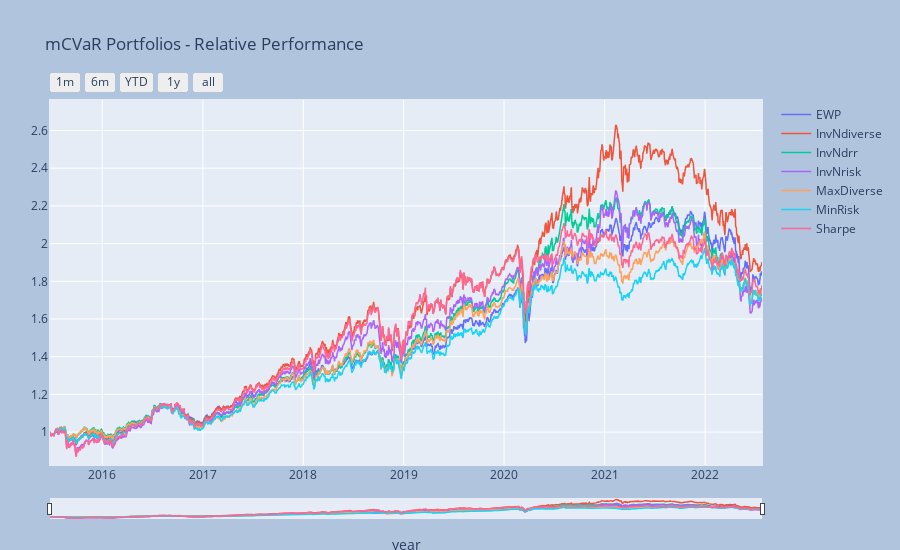

Notebook code for this chart:
### Code cell
pp = az.Port_Simple(port)
pp.set_model()
_ = pp.port_view_all(componly=True, 
     title="mCVaR Portfolios - Relative Performance", 
     xlabel="year", fancy=True)

### Figure 1 — Plotly figure (JSON) as saved in the notebook; plotly's stock layout.template omitted (floating-point values rounded to 4 significant figures; data arrays with more than 128 entries replaced by an {"elided": "..."} marker saying what was removed)
{"data": [{"line": {"width": 1.5}, "name": "EWP", "type": "scatter", "x": {"elided": "1785 str values"}, "y": {"elided": "1785 float values"}}, {"line": {"width": 1.5}, "name": "InvNdiverse", "type": "scatter", "x": {"elided": "1785 str values"}, "y": {"elided": "1785 float values"}}, {"line": {"width": 1.5}, "name": "InvNdrr", "type": "scatter", "x": {"elided": "1785 str values"}, "y": {"elided": "1785 float values"}}, {"line": {"width": 1.5}, "name": "InvNrisk", "type": "scatter", "x": {"elided": "1785 str values"}, "y": {"elided": "1785 float values"}}, {"line": {"width": 1.5}, "name": "MaxDiverse", "type": "scatter", "x": {"elided": "1785 str values"}, "y": {"elided": "1785 float values"}}, {"line": {"width": 1.5}, "name": "MinRisk", "type": "scatter", "x": {"elided": "1785 str values"}, "y": {"elided": "1785 float values"}}, {"line": {"width": 1.5}, "name": "Sharpe", "type": "scatter", "x": {"elided": "1785 str values"}, "y": {"elided": "1785 float values"}}], "layout": {"autosize": false, "height": 550, "margin": {"b": 25, "l": 50, "pad": 1, "r": 50, "t": 100}, "paper_bgcolor": "LightSteelBlue", "title": {"text": "mCVaR Portfolios - Relative Performance"}, "width": 900, "xaxis": {"autorange": false, "fixedrange": false, "range": ["2015-06-25T00:00:00", "2022-07-27T00:00:00"], "rangeselector": {"buttons": [{"count": 1, "label": "1m", "step": "month", "stepmode": "backward"}, {"count": 6, "label": "6m", "step": "month", "stepmode": "backward"}, {"count": 1, "label": "YTD", "step": "year", "stepmode": "todate"}, {"count": 1, "label": "1y", "step": "year", "stepmode": "backward"}, {"step": "all"}]}, "rangeslider": {"thickness": 0.05, "visible": true}, "title": {"text": "year"}, "type": "date"}, "yaxis": {"autorange": false, "fixedrange": false, "range": [0.8254, 2.762], "title": {}}}}
